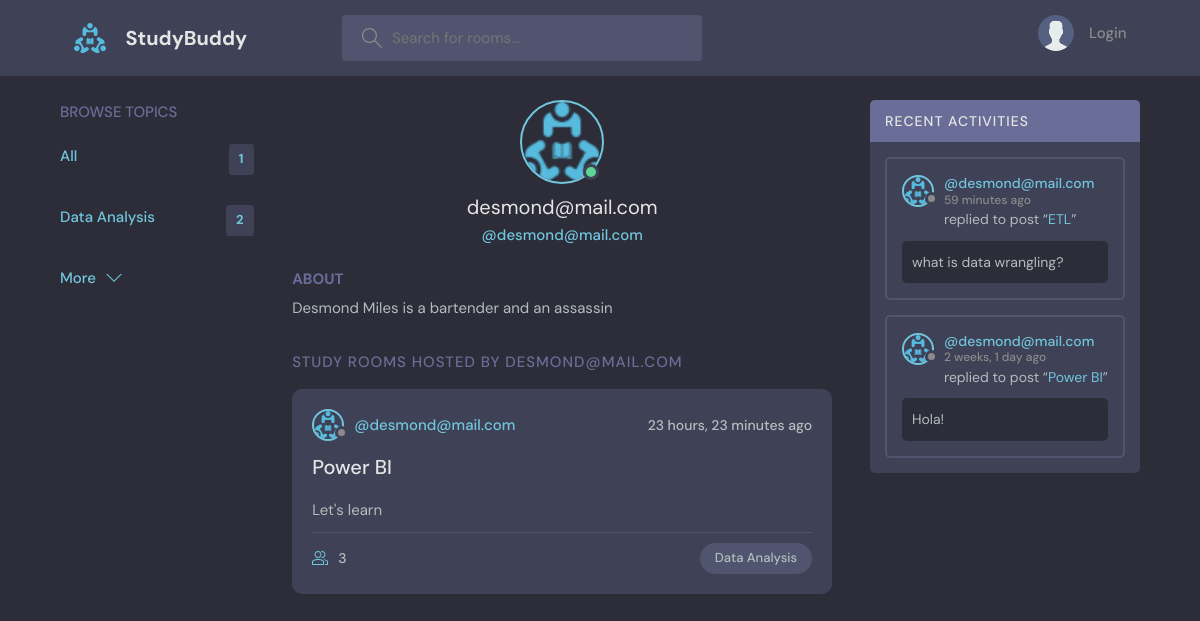
The app's page /profile/1 with its own data.
### base/models.py (models this page shows)
class Topic(models.Model):
    name = models.CharField(max_length=200)
    def __str__(self):
        return self.name

class User(AbstractUser):
    name = models.CharField(max_length=200, null=True)
    email = models.EmailField(unique=True)
    bio = models.TextField(null=True)
    avatar = models.ImageField(null=True, default="avatar.svg")
    USERNAME_FIELD = 'email'
    REQUIRED_FIELDS = []

class Room(models.Model):
    host = models.ForeignKey(User, on_delete=models.SET_NULL, null=True)
    topic = models.ForeignKey(Topic, on_delete=models.SET_NULL, null=True)
    participants = models.ManyToManyField(User, related_name='participants', blank=True)
    name = models.CharField(max_length=200)
    description = models.TextField(null=True,blank=True)
    updated = models.DateTimeField(auto_now=True)
    created = models.DateTimeField(auto_now_add=True)
    class Meta:
        ordering = ['-updated', '-created']
    def __str__(self):
        return self.name

class Message(models.Model):
    user = models.ForeignKey(User, on_delete=models.CASCADE)
    room = models.ForeignKey(Room, on_delete=models.CASCADE)
    body = models.TextField()
    updated = models.DateTimeField(auto_now=True)
    created = models.DateTimeField(auto_now_add=True)
    class Meta:
        ordering = ['-updated', '-created']
    def __str__(self):
        return self.body[0:50]

### base/views.py (the view)
# urls.py: path('profile/<str:pk>', views.profile, name="profile"),
def profile(request,pk):
    user=User.objects.get(id=pk)
    rooms = user.room_set.all()
    comments = user.message_set.all()
    topics = Topic.objects.all()
    context={'user':user, 'rooms':rooms, 'comments':comments, 'topics':topics}
    return render(request, 'base/profile.html',context)

### base/templates/base/profile.html (shortened to what this page needs)
{% extends 'main.html' %}
{% block content %}
  <main class="profile-page layout layout--3">
    <div class="container">
      {% include 'base/topic_comp.html' %}
      <div class="roomList">
        <div class="profile">
          <div class="profile__avatar">
            <div class="avatar avatar--large active">
              <img src="{{user.avatar.url}}" />
            </div>
          </div>
          <div class="profile__info">
            <h3>{{user}}</h3>
            <p>@{{user}}</p>
          </div>
          <div class="profile__about">
            <h3>About</h3>
            <p>
              {{user.bio}}
            </p>
          </div>
        </div>
        <div class="roomList__header">
          <div>
            <h2>Study Rooms Hosted by {{user}}</a>
            </h2>
          </div>
        </div>
        {% for i in rooms %}
  <div class="roomListRoom">
    <div class="roomListRoom__header">
      <a href="{% url 'profile' i.host.id %}" class="roomListRoom__author">
        <div class="avatar avatar--small">
          <img src="{{user.avatar.url}}" />
        </div>
        <span>@{{i.host}}</span>
      </a>
      <div class="roomListRoom__actions">
        <span>{{i.updated|timesince}} ago</span>
      </div>
    </div>
    <div class="roomListRoom__content">
      <a href="{% url 'room' i.id %}">{{i.name}}</a>
      <p>{{i.description}}</p>
    </div>
    <div class="roomListRoom__meta">
      <a href="{% url 'room' i.id %}" class="roomListRoom__joined">
        {{i.participants.all.count}}
      </a>
      <p class="roomListRoom__topic">{{i.topic}}</p>
    </div>
  </div>
  {% endfor %}
      </div>
      {% include 'base/activity_comp.html' %}
    </div>
  </main>
</body>
</html>
{% endblock content %}

### templates/main.html (shortened to what this page needs)
<!DOCTYPE html>
{% load static %}
<html lang="en">
  <head>
    <link rel="stylesheet" href="{% static 'styles/style.css' %}" />
  </head>
  <body>
    {% include 'navbar.html' %}  {% block content %} {% endblock content %}
  </body>
</html>

### templates/navbar.html (shortened to what this page needs)
{% load static %}
<header class="header header--loggedIn">
  <div class="container">
    <a href="/" class="header__logo">
      <img src="{% static 'images/logo.svg' %}" />
      <h1>StudyBuddy</h1>
    </a>
    <form method="GET" action="{% url 'home' %}" class="header__search">
      <label>
        <input type="text" name="q" placeholder="Search for rooms..." />
      </label>
    </form>
    <nav class="header__menu">
      {% if request.user.is_authenticated %}
      <div class="header__user">
        <a href="{% url 'profile' request.user.id %}">
          <div class="avatar avatar--medium active">
            {% if request.user.avatar.url != None %}
            <img src="{{request.user.avatar.url}}" />
            {% endif %} {% if request.user.avatar.url == None %}
            <img src="{% static 'images/avatar.svg' %}" />
            {% endif %}
          </div>
          <p>{{request.user}} <span>@{{request.user}}</span></p>
        </a>
        <button class="dropdown-button">
          <svg
            version="1.1"
            xmlns="http://www.w3.org/2000/svg"
            width="32"
            height="32"
            viewBox="0 0 32 32"
          >
            <title>chevron-down</title>
            <path d="M16 21l-13-13h-3l16 16 16-16h-3l-13 13z"></path>
          </svg>
        </button>
      </div>
      <div class="dropdown-menu">
        <a href="{% url 'edit_profile' request.user.id %}" class="dropdown-link"
          ><svg
            version="1.1"
            xmlns="http://www.w3.org/2000/svg"
            width="32"
            height="32"
            viewBox="0 0 32 32"
          >
            <title>tools</title>
            <path
              d="M27.465 32c-1.211 0-2.35-0.471-3.207-1.328l-9.392-9.391c-2.369 0.898-4.898 0.951-7.355 0.15-3.274-1.074-5.869-3.67-6.943-6.942-0.879-2.682-0.734-5.45 0.419-8.004 0.135-0.299 0.408-0.512 0.731-0.572 0.32-0.051 0.654 0.045 0.887 0.277l5.394 5.395 3.586-3.586-5.394-5.395c-0.232-0.232-0.336-0.564-0.276-0.887s0.272-0.596 0.572-0.732c2.552-1.152 5.318-1.295 8.001-0.418 3.274 1.074 5.869 3.67 6.943 6.942 0.806 2.457 0.752 4.987-0.15 7.358l9.392 9.391c0.844 0.842 1.328 2.012 1.328 3.207-0 2.5-2.034 4.535-4.535 4.535zM15.101 19.102c0.26 0 0.516 0.102 0.707 0.293l9.864 9.863c0.479 0.479 1.116 0.742 1.793 0.742 1.398 0 2.535-1.137 2.535-2.535 0-0.668-0.27-1.322-0.742-1.793l-9.864-9.863c-0.294-0.295-0.376-0.74-0.204-1.119 0.943-2.090 1.061-4.357 0.341-6.555-0.863-2.631-3.034-4.801-5.665-5.666-1.713-0.561-3.468-0.609-5.145-0.164l4.986 4.988c0.391 0.391 0.391 1.023 0 1.414l-5 5c-0.188 0.188-0.441 0.293-0.707 0.293s-0.52-0.105-0.707-0.293l-4.987-4.988c-0.45 1.682-0.397 3.436 0.164 5.146 0.863 2.631 3.034 4.801 5.665 5.666 2.2 0.721 4.466 0.604 6.555-0.342 0.132-0.059 0.271-0.088 0.411-0.088z"
            ></path>
          </svg>
          Settings</a
        >
        <a href="{% url 'logout' %}" class="dropdown-link"
          ><svg
            version="1.1"
            xmlns="http://www.w3.org/2000/svg"
            width="32"
            height="32"
            viewBox="0 0 32 32"
          >
            <title>sign-out</title>
            <path
              d="M3 0h22c0.553 0 1 0 1 0.553l-0 3.447h-2v-2h-20v28h20v-2h2l0 3.447c0 0.553-0.447 0.553-1 0.553h-22c-0.553 0-1-0.447-1-1v-30c0-0.553 0.447-1 1-1z"
            ></path>
            <path
              d="M21.879 21.293l1.414 1.414 6.707-6.707-6.707-6.707-1.414 1.414 4.293 4.293h-14.172v2h14.172l-4.293 4.293z"
            ></path>
          </svg>
          Logout</a
        >
        {% else %}
        <a href="{% url 'login' %}">
          <img src="{% static 'images/avatar.svg' %}" />
          <p>Login</p>
        </a>
        {% endif %}
      </div>
</header>

### base/templates/base/topic_comp.html
<div class="topics">
  <div class="topics__header">
    <h2>Browse Topics</h2>
  </div>
  <ul class="topics__list">
    <li>
      <a href="/" class="active">All <span>{{topics.count}}</span></a>
    </li>
    {% for i in topics %}
    <li>
      <a href="{% url 'home' %}?q={{i.name}}" class="active"
        >{{i.name}} <span>{{i.room_set.all.count}}</span></a
      >
    </li>
    {% endfor %}
  </ul>
  <a class="btn btn--link" href="{% url 'topics' %}">
    More
    <svg
      version="1.1"
      xmlns="http://www.w3.org/2000/svg"
      width="32"
      height="32"
      viewBox="0 0 32 32"
    >
      <title>chevron-down</title>
      <path d="M16 21l-13-13h-3l16 16 16-16h-3l-13 13z"></path>
    </svg>
  </a>
</div>

### base/templates/base/activity_comp.html (shortened to what this page needs)
<div class="activities">
  <div class="activities__header">
    <h2>Recent Activities</h2>
  </div>
  {% for i in comments %}
  <div class="activities__box">
    <div class="activities__boxHeader roomListRoom__header">
      <a href="{% url 'profile' i.user.id %}" class="roomListRoom__author">
        <div class="avatar avatar--small">
          <img src="{{i.user.avatar.url}}" />
        </div>
        <p>
          @{{i.user}}
          <span>{{i.created|timesince}} ago</span>
        </p>
      </a>
    </div>
    <div class="activities__boxContent">
      <p>
        replied to post “<a href="{% url 'room' i.room.id %}">{{i.room}}</a>”
      </p>
      <div class="activities__boxRoomContent">{{i}}</div>
    </div>
  </div>
  {% endfor %}
</div>

### records on screen
Topic: name "Data Analysis", room_set.all.count "2"
User: avatar (picture), email "desmond@mail.com", bio "Desmond Miles is a bartender and an assassin", email "DESMOND@MAIL.COM"
Room: avatar (picture), host "desmond@mail.com", updated "23 hours, 23 minutes", name "Power BI", description "Let's learn", participants.all.count "3", topic "Data Analysis"
Message: user.avatar (picture), user "desmond@mail.com", created "59 minutes", room "ETL", body "what is data wrangling?"
Message: user.avatar (picture), user "desmond@mail.com", created "2 weeks, 1 day", room "Power BI", body "Hola!"

### other values on screen
{{ topics.count }} "1"
